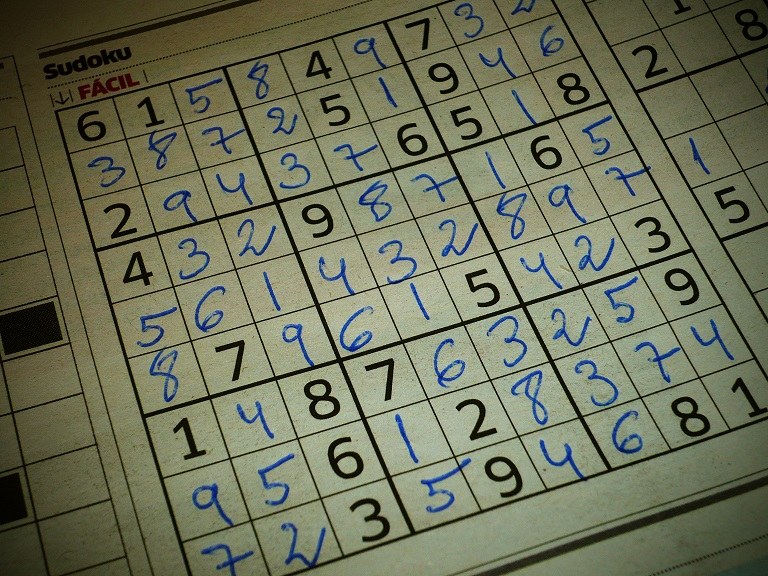
#> input picture images/soduku.jpg, 768 x 576 px
$ jupyter execute '6. Line Detection using Hough Lines.ipynb'
#> lines starting #> are read from the running program, lines starting #| are printed output that depends on the picture; after the words box and inside, x2 and y2 are one past the last pixel; in counts of white or black regions, pixels touching at a corner belong together
   ## Line Detection - Using Hough Lines

**cv2.HoughLines**(binarized/thresholded image, 𝜌 accuracy, 𝜃 accuracy, threshold)
- Threshold here is the minimum vote for it to be considered a line

[cell 1]
import cv2
import numpy as np

image = cv2.imread('../images/soduku.jpg')
#> image is the input picture: shape (576, 768, 3); mean B, G, R 88.5, 112.9, 108.9

# Grayscale and Canny Edges extracted
gray = cv2.cvtColor(image, cv2.COLOR_BGR2GRAY)
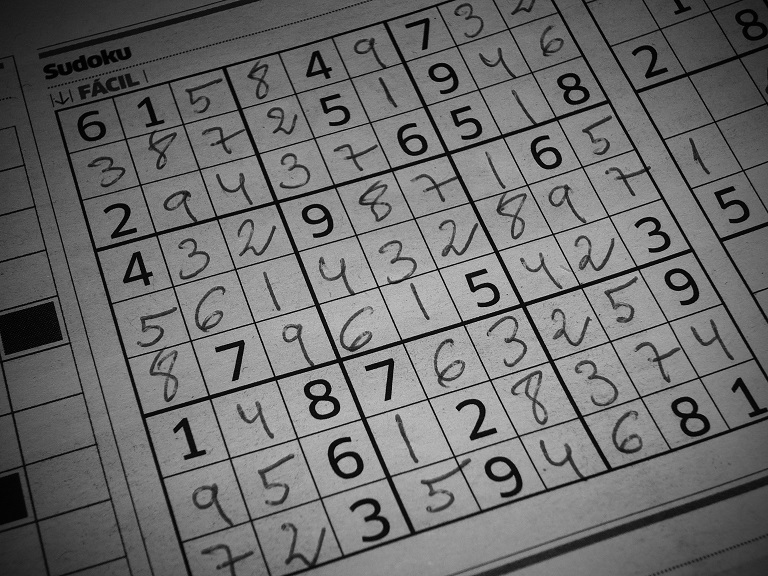
#> gray: shape (576, 768); min 0, max 210, mean 108.9
edges = cv2.Canny(gray, 100, 170, apertureSize = 3)
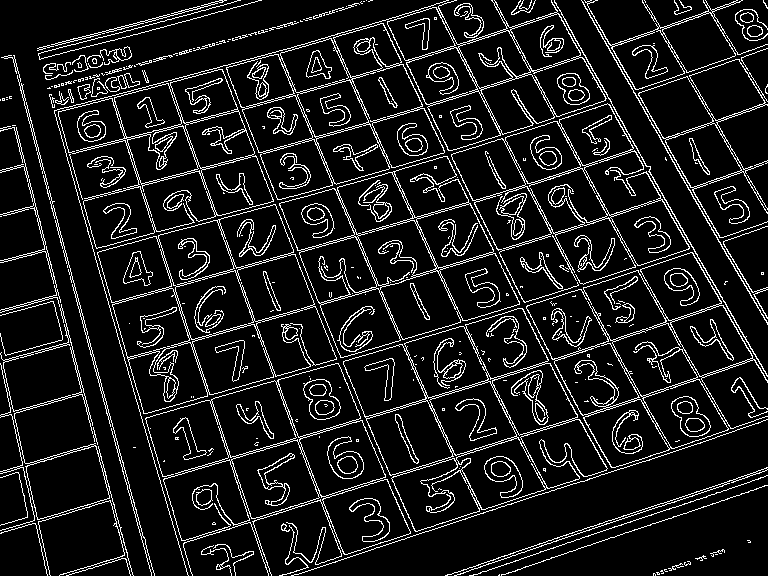
#> edges: shape (576, 768); 10.8% white in thin lines or dots

cv2.imshow("edges", edges)
cv2.waitKey(0)

# Run HoughLines using a rho accuracy of 1 pixel
# theta accuracy of np.pi / 180 which is 1 degree
# Our line threshold is set to 240 (number of points on line)
lines = cv2.HoughLines(edges, 1, np.pi/180, 200)
#> lines = 71 rows, first 8: [4, 2.88], [2, 2.88], [637, 1.26], [-77, 2.83], [507, 1.27], [-476, 2.62], [505, 1.27], [-130, 2.79]

# We iterate through each line and convert it to the format
# required by cv.lines (i.e. requiring end points)
for line in lines:
    rho, theta = line[0]
    a = np.cos(theta)
    b = np.sin(theta)
    x0 = a * rho
    y0 = b * rho
    x1 = int(x0 + 1 * (-b))
    y1 = int(y0 + 1 * (a))
    x2 = int(x0 - 1 * (-b))
    y2 = int(y0 - 1 * (a))
    cv2.line(image, (x1, y1), (x2, y2), (255, 0, 0), 2)
#> this loop made 71 passes
#> (rho, theta, a, b, x0, y0, x1, y1) on passes 1 to 12: (4, 2.88, -0.966, 0.259, -3.86, 1.04, -4, 0), (2, 2.88, -0.966, 0.259, -1.93, 0.518, -2, 0), (637, 1.26, 0.309, 0.951, 196.8, 605.8, 195, 606), (-77, 2.83, -0.951, 0.309, 73.23, -23.79, 72, -24), (507, 1.27, 0.292, 0.956, 148.2, 484.8, 147, 485), (-476, 2.62, -0.866, 0.5, 412.2, -238, 411, -238), (505, 1.27, 0.292, 0.956, 147.6, 482.9, 146, 483), (-130, 2.79, -0.94, 0.342, 122.2, -44.46, 121, -45), (379, 1.29, 0.276, 0.961, 104.5, 364.3, 103, 364), (323, 1.29, 0.276, 0.961, 89.03, 310.5, 88, 310), (-21, 2.86, -0.961, 0.276, 20.19, -5.79, 19, -6), (634, 1.26, 0.309, 0.951, 195.9, 603, 194, 603)
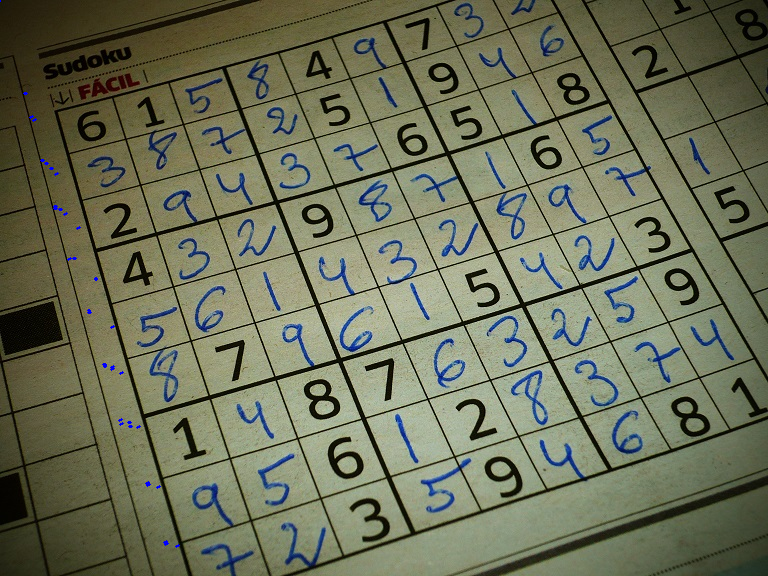
#> image: shape (576, 768, 3); 0.08% of pixels changed, all inside (x1, y1, x2, y2) = (0, 0, 180, 548)

cv2.imshow('Hough Lines', image)
cv2.waitKey(0)
cv2.destroyAllWindows()

### Probabilistic Hough Lines

**cv2.HoughLinesP(binarized image, 𝜌 accuracy, 𝜃 accuracy, threshold, minimum line length, max line gap)

[cell 2]
import cv2
import numpy as np

# Grayscale and Canny Edges extracted
image = cv2.imread('../images/soduku.jpg')
gray = cv2.cvtColor(image, cv2.COLOR_BGR2GRAY)
edges = cv2.Canny(gray, 100, 170, apertureSize = 3)

# Again we use the same rho and theta accuracies
# However, we specific a minimum vote (pts along line) of 100
# and Min line length of 5 pixels and max gap between lines of 10 pixels
lines = cv2.HoughLinesP(edges, 1, np.pi / 180, 200, 5, 10)
#> lines = 169 rows, first 6: [621, 468, 644, 461], [117, 442, 120, 455], [134, 162, 141, 184], [32, 133, 35, 146], [649, 171, 684, 232], [41, 160, 44, 173]
print(lines.shape)
#| (169, 1, 4)

for line in lines:
    for x1,y1,x2,y2 in line:
        cv2.line(image, (x1, y1), (x2, y2),(0, 255, 0), 3)
#> this loop made 169 passes
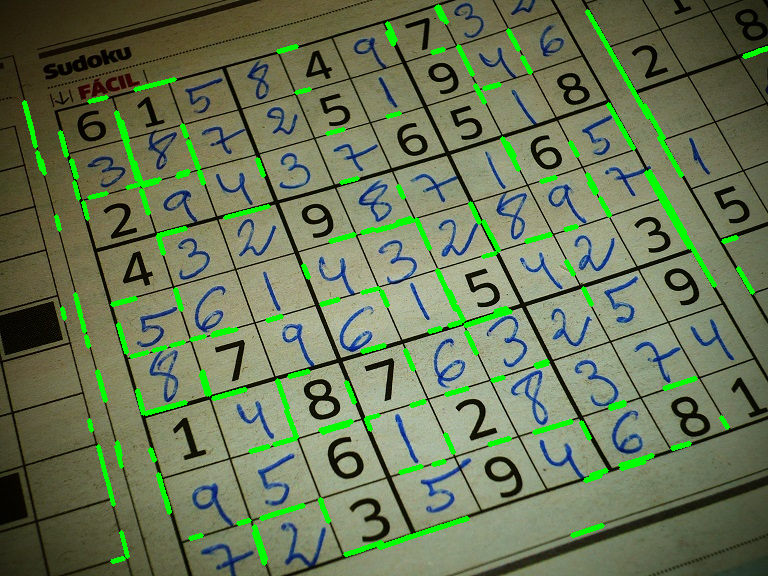
#> image: shape (576, 768, 3); 4.29% of pixels changed, all inside (x1, y1, x2, y2) = (22, 4, 768, 566)

cv2.imshow('Probabilistic Hough Lines', image)
cv2.waitKey(0)
cv2.destroyAllWindows()

$ run again, with images/Hillary.jpg copied over images/soduku.jpg
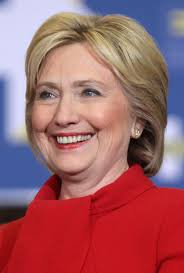
#> input picture images/Hillary.jpg, 184 x 273 px
#> image is the input picture: shape (273, 184, 3); mean B, G, R 104.2, 98.1, 159.7
#> `gray = cv2.cvtColor(image, cv2.COLOR_BGR2GRAY)`:
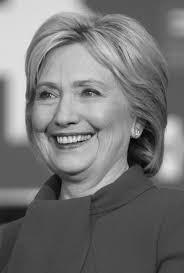
#> gray: shape (273, 184); min 3, max 237, mean 117.2
#> `edges = cv2.Canny(gray, 100, 170, apertureSize = 3)`:
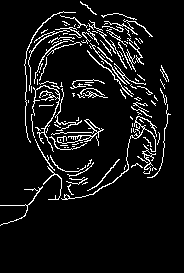
#> edges: shape (273, 184); 7.7% white in thin lines or dots, all inside (x1, y1, x2, y2) = (0, 1, 171, 226)
#> lines = None
